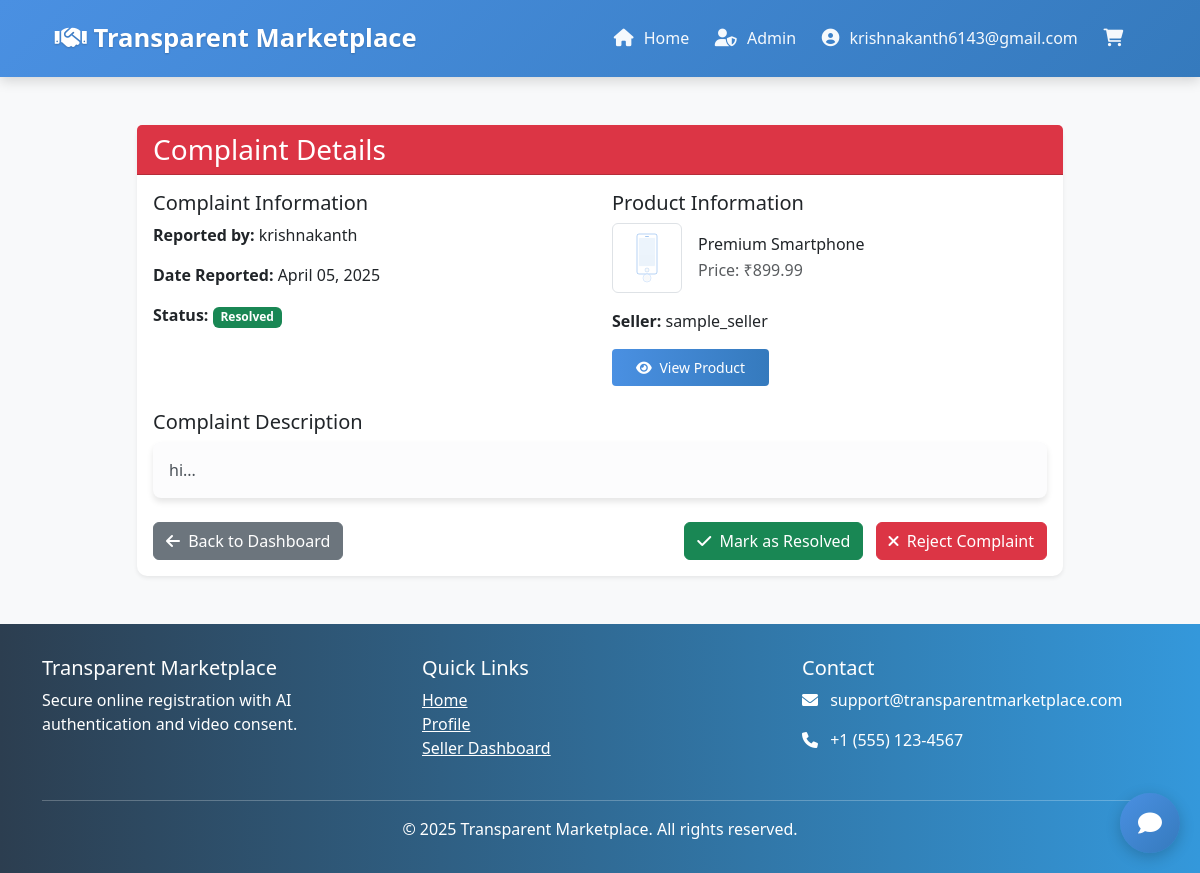
Screenshot of /admin/view-complaint/1 (signed in) with the database file from the repository.
### app.py (models this page shows, shortened)
class User(db.Model, UserMixin):
    id = db.Column(db.Integer, primary_key=True)
    username = db.Column(db.String(80), unique=True, nullable=False)
    email = db.Column(db.String(120), unique=True, nullable=False)
    password_hash = db.Column(db.String(128))
    aadhaar_number = db.Column(db.String(12), unique=True, nullable=True)
    is_verified = db.Column(db.Boolean, default=False)
    is_seller = db.Column(db.Boolean, default=False)
    is_admin = db.Column(db.Boolean, default=False)
    face_verification = db.Column(db.Boolean, default=False)
    otp_secret = db.Column(db.String(16))
    products = db.relationship('Product', backref='seller', lazy=True)
    complaints = db.relationship('Complaint', backref='user', lazy=True)
    ratings = db.relationship('Rating', backref='user_rating', lazy=True)
    wishlists = db.relationship('Wishlist', backref='user', lazy=True)
    created_at = db.Column(db.DateTime, default=datetime.utcnow)

class Complaint(db.Model):
    id = db.Column(db.Integer, primary_key=True)
    user_id = db.Column(db.Integer, db.ForeignKey('user.id'), nullable=False)
    product_id = db.Column(db.Integer, db.ForeignKey('product.id'), nullable=False)
    description = db.Column(db.Text, nullable=False)
    status = db.Column(db.String(20), default='pending')
    created_at = db.Column(db.DateTime, default=datetime.utcnow)

class Product(db.Model):
    id = db.Column(db.Integer, primary_key=True)
    name = db.Column(db.String(100), nullable=False)
    description = db.Column(db.Text, nullable=False)
    price = db.Column(db.Float, nullable=False)
    image_path = db.Column(db.String(200))
    certificate_path = db.Column(db.String(200))
    seller_id = db.Column(db.Integer, db.ForeignKey('user.id'), nullable=False)
    is_verified = db.Column(db.Boolean, default=False)
    avg_rating = db.Column(db.Float, default=0)
    created_at = db.Column(db.DateTime, default=datetime.utcnow)
    complaints = db.relationship('Complaint', backref='product', lazy=True)
    ratings = db.relationship('Rating', backref='product_rating', lazy=True)

### app.py (the view)
@app.route('/admin/view-complaint/<int:complaint_id>')
@login_required
def view_complaint(complaint_id):
    if not current_user.is_admin:
        flash('Access denied. Admin privileges required.', 'danger')
        return redirect(url_for('home'))
    complaint = Complaint.query.get_or_404(complaint_id)
    return render_template('view_complaint.html', complaint=complaint)

### app.py (called while the page is built)
@app.context_processor
def utility_processor():
    return {
        'format_ist_time': format_ist_time
    }

@login_manager.user_loader
def load_user(user_id):
    return User.query.get(int(user_id))

### templates/view_complaint.html (shortened to what this page needs)
{% extends 'base.html' %}
{% block content %}
<div class="container py-5">
    <div class="row justify-content-center">
        <div class="col-lg-10">
            <div class="card shadow-sm">
                <div class="card-header bg-danger text-white">
                    <h3 class="mb-0">Complaint Details</h3>
                </div>
                <div class="card-body">
                    <div class="row mb-4">
                        <div class="col-md-6">
                            <h5>Complaint Information</h5>
                            <div class="mb-3">
                                <strong>Reported by:</strong> {{ complaint.user.username if complaint.user else 'Unknown User' }}
                            </div>
                            <div class="mb-3">
                                <strong>Date Reported:</strong> {{ complaint.created_at.strftime('%B %d, %Y') }}
                            </div>
                            <div class="mb-3">
                                <strong>Status:</strong>
                                <span class="badge {% if complaint.status == 'pending' %}bg-warning text-dark{% elif complaint.status == 'resolved' %}bg-success{% else %}bg-danger{% endif %}">
                                    {{ complaint.status|capitalize }}
                                </span>
                            </div>
                        </div>
                        <div class="col-md-6">
                            <h5>Product Information</h5>
                            {% if complaint.product %}
                            <div class="d-flex align-items-center mb-3">
                                <img src="{{ url_for('static', filename='uploads/' + complaint.product.image_path) }}"
                                     alt="{{ complaint.product.name }}" class="img-thumbnail me-3" style="width: 70px; height: 70px; object-fit: cover;">
                                <div>
                                    <h6 class="mb-1">{{ complaint.product.name }}</h6>
                                    <p class="mb-0 text-muted">Price: ₹{{ complaint.product.price }}</p>
                                </div>
                            </div>
                            <div class="mb-3">
                                <strong>Seller:</strong> {{ complaint.product.seller.username if complaint.product.seller else 'Unknown Seller' }}
                            </div>
                            <div>
                                <a href="{{ url_for('view_product', product_id=complaint.product.id) }}" class="btn btn-sm btn-primary">
                                    <i class="fas fa-eye me-1"></i> View Product
                                </a>
                            </div>
                            {% else %}
                            <div class="alert alert-warning">
                                <i class="fas fa-exclamation-triangle me-2"></i>
                                Product information unavailable or product has been removed.
                            </div>
                            {% endif %}
                        </div>
                    </div>
                    <div class="mb-4">
                        <h5>Complaint Description</h5>
                        <div class="alert alert-light">
                            {{ complaint.description }}
                        </div>
                    </div>
                    <div class="d-flex justify-content-between">
                        <a href="{{ url_for('admin_dashboard') }}" class="btn btn-secondary">
                            <i class="fas fa-arrow-left me-1"></i> Back to Dashboard
                        </a>
                        <div>
                            <a href="{{ url_for('resolve_complaint', complaint_id=complaint.id) }}" class="btn btn-success me-2">
                                <i class="fas fa-check me-1"></i> Mark as Resolved
                            </a>
                            <a href="{{ url_for('reject_complaint', complaint_id=complaint.id) }}" class="btn btn-danger">
                                <i class="fas fa-times me-1"></i> Reject Complaint
                            </a>
                        </div>
                    </div>
                </div>
            </div>
        </div>
    </div>
</div>
{% endblock %}

### templates/base.html (shortened to what this page needs)
<!DOCTYPE html>
<html lang="en">
<head>
    <link href="https://cdn.jsdelivr.net/npm/bootstrap@5.3.0/dist/css/bootstrap.min.css" rel="stylesheet">
    <link rel="stylesheet" href="https://cdnjs.cloudflare.com/ajax/libs/font-awesome/6.0.0-beta3/css/all.min.css">
</head>
<body>
    <nav class="navbar navbar-expand-lg navbar-dark">
        <div class="container">
            <a class="navbar-brand" href="{{ url_for('home') }}">
                <i class="fas fa-handshake"></i> Transparent Marketplace
            </a>
            <div class="collapse navbar-collapse" id="navbarNav">
                <ul class="navbar-nav ms-auto">
                    <li class="nav-item">
                        <a class="nav-link" href="{{ url_for('home') }}">
                            <i class="fas fa-home"></i> Home
                        </a>
                    </li>
                    {% if current_user.is_authenticated %}
                        {% if current_user.is_admin %}
                            <li class="nav-item">
                                <a class="nav-link" href="{{ url_for('admin_dashboard') }}">
                                    <i class="fas fa-user-shield"></i> Admin
                                </a>
                            </li>
                        {% endif %}
                        <li class="nav-item user-menu">
                            <a class="nav-link" href="#">
                                <i class="fas fa-user-circle"></i> {{ current_user.username }}
                            </a>
                        </li>
                        <li class="nav-item">
                            <a class="nav-link cart-icon" href="#" data-bs-toggle="modal" data-bs-target="#globalCartModal">
                                <i class="fas fa-shopping-cart"></i>
                            </a>
                        </li>
                    {% endif %}
                </ul>
            </div>
        </div>
    </nav>
    <main>
        {% block content %}{% endblock %}
    </main>
    <button id="toggleChatbot" class="chat-toggle-btn">
        <i class="fas fa-comment"></i>
    </button>
    <footer class="footer">
        <div class="container">
            <div class="row">
                <div class="col-md-4">
                    <h5>Transparent Marketplace</h5>
                    <p>Secure online registration with AI authentication and video consent.</p>
                </div>
                <div class="col-md-4">
                    <h5>Quick Links</h5>
                    <ul class="list-unstyled">
                        <li><a href="{{ url_for('home') }}" class="text-white">Home</a></li>
                        {% if current_user.is_authenticated %}
                            <li><a href="{{ url_for('profile') }}" class="text-white">Profile</a></li>
                            {% if current_user.is_seller %}
                                <li><a href="{{ url_for('seller_dashboard') }}" class="text-white">Seller Dashboard</a></li>
                            {% endif %}
                        {% else %}
                            <li><a href="{{ url_for('login') }}" class="text-white">Login</a></li>
                            <li><a href="{{ url_for('register') }}" class="text-white">Register</a></li>
                        {% endif %}
                    </ul>
                </div>
                <div class="col-md-4">
                    <h5>Contact</h5>
                    <p><i class="fas fa-envelope me-2"></i> support@transparentmarketplace.com</p>
                    <p><i class="fas fa-phone me-2"></i> +1 (555) 123-4567</p>
                </div>
            </div>
            <hr class="mt-4 mb-3 border-light">
            <p class="text-center mb-0">&copy; 2025 Transparent Marketplace. All rights reserved.</p>
        </div>
    </footer>
</body>
</html>

### templates/base.html (style rules this page uses)
body { min-height: 100vh; display: flex; flex-direction: column; background-color: #f8f9fa; }
.navbar { padding: 1rem; box-shadow: 0 4px 12px rgba(0,0,0,0.15); background: linear-gradient(135deg, #4a90e2, #357abd); }
.navbar-brand { font-size: 1.6rem; font-weight: bold; color: white !important; text-shadow: 0 1px 2px rgba(0,0,0,0.2); padding: 0.2rem 0.8rem; border-radius: 6px; transition: all 0.3s ease; }
.nav-link { color: rgba(255,255,255,0.95) !important; padding: 0.6rem 1.2rem; margin: 0 0.3rem; border-radius: 8px; font-weight: 500; transition: all 0.3s ease; position: relative; overflow: hidden; }
.nav-link:before { content: ''; position: absolute; bottom: 0; left: 50%; width: 0; height: 3px; background-color: white; transform: translateX(-50%); transition: width 0.3s ease; }
.nav-link i { margin-right: 6px; font-size: 1.1em; transition: transform 0.3s ease; }
.cart-icon { position: relative; padding-right: 1.5rem !important; }
.btn-primary { background: linear-gradient(to right, #4a90e2, #357abd); border: none; padding: 0.5rem 1.5rem; transition: all 0.3s ease; }
.card { border: none; border-radius: 10px; box-shadow: 0 4px 6px rgba(0,0,0,0.1); transition: all 0.3s ease; }
.footer { background: linear-gradient(to right, #2c3e50, #3498db); color: white; padding: 2rem 0; margin-top: auto; }
.user-menu { position: relative; display: inline-block; }
.alert { border: none; border-radius: 8px; box-shadow: 0 4px 6px rgba(0,0,0,0.1); }
.chat-toggle-btn { position: fixed; bottom: 20px; right: 20px; width: 60px; height: 60px; background: linear-gradient(135deg, #4a90e2, #357abd); color: white; border: none; border-radius: 50%; font-size: 24px; cursor: pointer; z-index: 999; display: flex; align-items: center; justify-content: center; box-shadow: 0 4px 15px rgba(0, 0, 0, 0.2); transition: all 0.3s ease; }

### rows the page displays
User: username "krishnakanth6143@gmail.com"
User: user "krishnakanth"
Complaint: created_at "April 05, 2025", status "Resolved", description "hi..."
Product: image_path (picture), product.name "Premium Smartphone", product.price "899.99"
User: product.seller "sample_seller"
